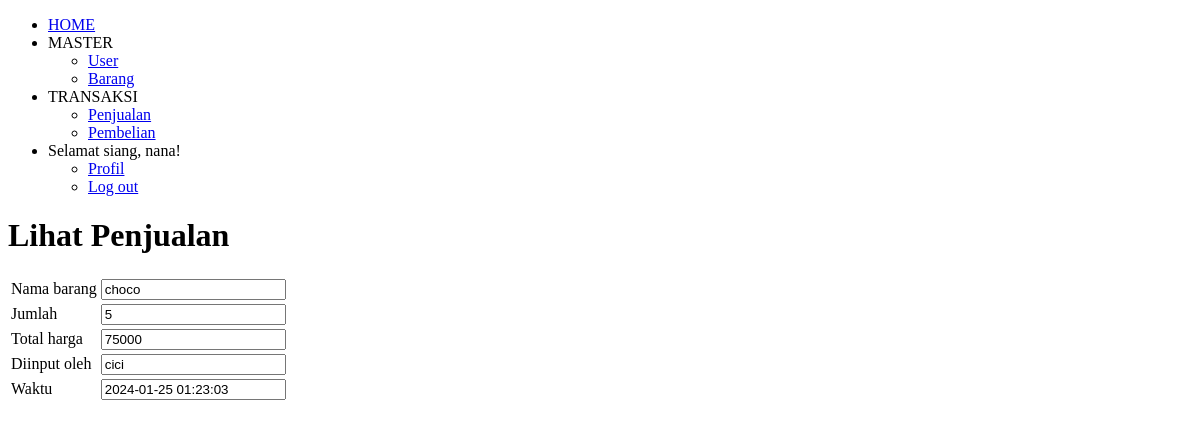
Page /read-penjualan.php?id=1 (signed in) on the earlier database version.
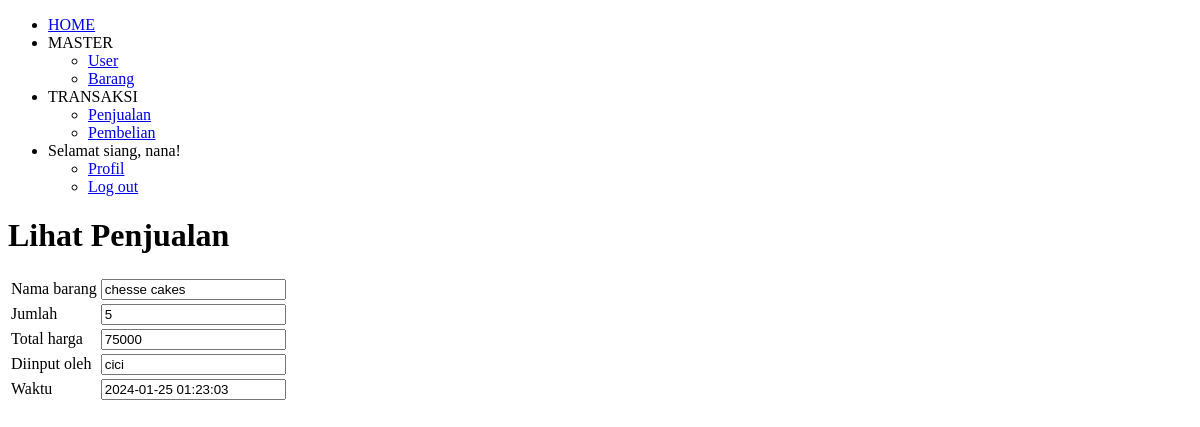
Same page on the later database version.
### tables this page shows
CREATE TABLE `penjualan` (
  `id` int(10) UNSIGNED NOT NULL,
  `id_barang` int(10) UNSIGNED NOT NULL,
  `jumlah` int(10) UNSIGNED NOT NULL,
  `total_harga` int(10) UNSIGNED NOT NULL,
  `id_staff` int(10) UNSIGNED NOT NULL,
  `created_at` timestamp NOT NULL DEFAULT current_timestamp(),
  `updated_at` timestamp NULL DEFAULT NULL ON UPDATE current_timestamp()
);

CREATE TABLE `barang` (
  `id` int(11) UNSIGNED NOT NULL,
  `nama` varchar(50) NOT NULL,
  `kategori` enum('makanan','minuman') NOT NULL,
  `stok` int(10) UNSIGNED NOT NULL,
  `harga_beli` int(10) UNSIGNED NOT NULL,
  `harga_jual` int(10) UNSIGNED NOT NULL,
  `created_at` timestamp NOT NULL DEFAULT current_timestamp(),
  `updated_at` timestamp NULL DEFAULT NULL ON UPDATE current_timestamp()
);

CREATE TABLE `user` (
  `id` int(11) UNSIGNED NOT NULL,
  `username` varchar(50) NOT NULL,
  `password` varchar(255) NOT NULL,
  `level` enum('admin','keuangan','logistik') NOT NULL,
  `created_at` timestamp NOT NULL DEFAULT current_timestamp(),
  `updated_at` timestamp NULL DEFAULT NULL ON UPDATE current_timestamp()
);

### read-penjualan.php (the view, shortened to what this page needs)
<!DOCTYPE html>
<html>
<head>
</head>
<body>
    <?php include "menu.php"; ?>
    <?php
    require "koneksi.php";
    $id = $_GET["id"];
    $sql = "SELECT penjualan.id, barang.nama as nama_barang, penjualan.jumlah, penjualan.total_harga, user.username, penjualan.created_at FROM barang JOIN penjualan on barang.id = penjualan.id_barang JOIN user ON user.id = penjualan.id_staff WHERE penjualan.id = '$id'";
    $query = mysqli_query($koneksi, $sql);
    $penjualan = mysqli_fetch_array($query);
    ?>
    <div>
        <h1>Lihat Penjualan</h1>
        <table>
            <tr>
                <td>Nama barang</td>
                <td><input readonly type="text" value="<?= $penjualan["nama_barang"] ?>"></td>
            </tr>
            <tr>
                <td>Jumlah</td>
                <td><input readonly type="text" value="<?= $penjualan["jumlah"] ?>"></td>
            </tr>
            <tr>
                <td>Total harga</td>
                <td><input readonly type="text" value="<?= $penjualan["total_harga"] ?>"></td>
            </tr>
            <tr>
                <td>Diinput oleh</td>
                <td><input readonly type="text" value="<?= $penjualan["username"] ?>"></td>
            </tr>
            <tr>
                <td>Waktu</td>
                <td><input readonly type="text" value="<?= $penjualan["created_at"] ?>"></td>
            </tr>
        </table>
    </div>
</body>
</html>

Differences in the rows shown:
changed through a linked row, penjualan "cici": id_barang.nama "choco" → "chesse cakes"
